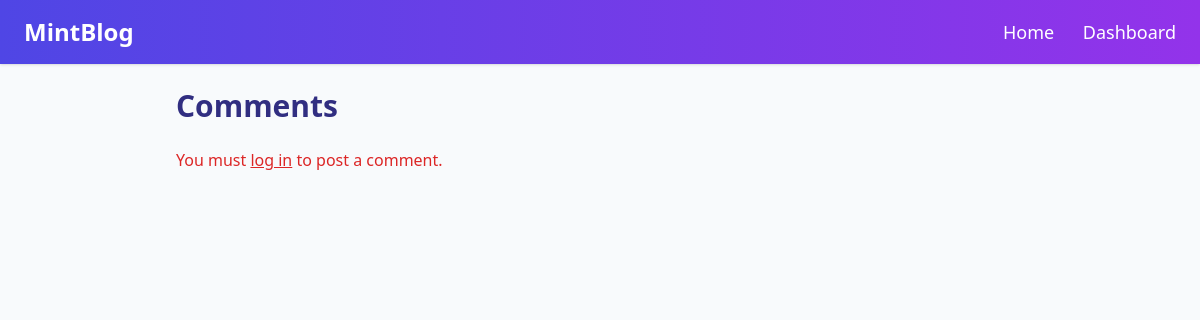
/comments/?blog_id=1, run on an earlier commit of the app's database.
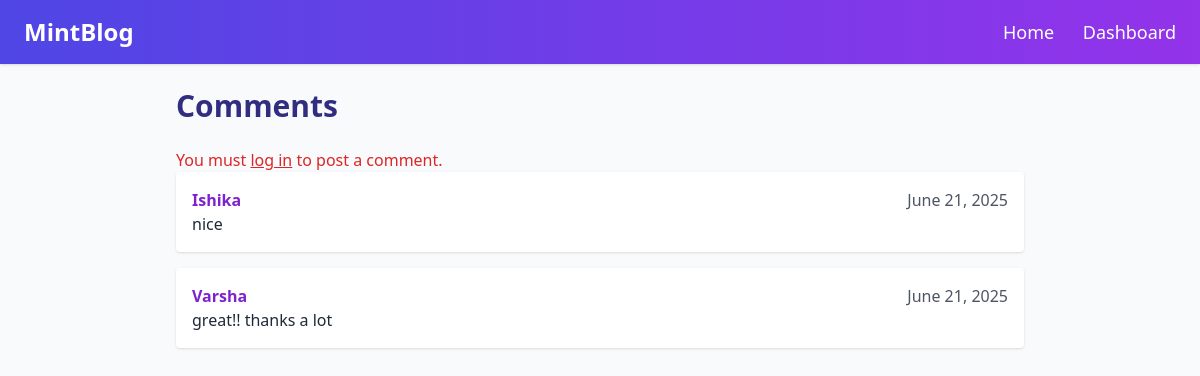
And on a later commit of the database.
### blog_app/models.py (models this page shows)
class Comment(models.Model):
    blog = models.ForeignKey(Blog, on_delete=models.CASCADE)
    author = models.ForeignKey(User, on_delete=models.CASCADE)
    content = models.TextField()
    created_on = models.DateField(auto_now=True)

### blog_app/views.py (the view, shortened to what this page needs)
# urls.py: path('comments/', views.comments, name='comments')
def comments(request):
    blog_id = request.GET.get('blog_id')
    blog = get_object_or_404(Blog, id=blog_id)
    commentss = Comment.objects.filter(blog=blog).order_by('created_on')
    form = CommentForm()
    return render(request, 'blogapp/comments.html', {'form':form, 'commentss':commentss})

### blog_app/templates/blogapp/comments.html (shortened to what this page needs)
<!DOCTYPE html>
<html lang="en">
<head>
  <script src="https://cdn.tailwindcss.com"></script>
</head>
<body class=" bg-slate-50 text-gray-800 font-sans">
  <header class="bg-gradient-to-r from-indigo-600 to-purple-600 text-white p-4 shadow">
    <div class="max-w-6xl mx-auto flex justify-between items-center">
      <h1 class="text-2xl font-bold">MintBlog</h1>
      <nav class="space-x-6 text-lg">
        <a href="{% url 'home' %}" class="hover:underline">Home</a>
        <a href="{% url 'dashboard' %}" class="hover:underline">Dashboard</a>
      </nav>
    </div>
  </header>
  <div class=''>
  <section class="max-w-4xl  mx-auto py-6 px-6">
    <h2 class="text-3xl font-bold text-indigo-900 mb-6">Comments</h2>
    {% if user.is_authenticated %}
    <form method='POST' class="my-8">
      {% csrf_token %}
      <label class="block text-md font-medium mb-1">Add a comment</label>
      <textarea class="w-full border border-gray-300 rounded p-3 mb-1" name="content" rows="4" placeholder="Write your comment..."></textarea>
      <button type="submit" class="bg-purple-600 hover:bg-purple-700 text-white px-4 py-1 rounded">Post Comment</button>
    </form>
    {% else %}
    <p class="text-red-600">You must <a href="{% url 'login' %}" class="underline">log in</a> to post a comment.</p>
    {% endif %}
    <div class="space-y-4">
      {% for comment in commentss%}
      <div class="bg-white p-4 rounded shadow">
        <div class='flex justify-between'>
        <p class="font-semibold text-purple-700">{{comment.author.username}}</p>
        <p class='text-gray-600 font-sm '>{{comment.created_on}}</p>
        </div>
        <p>{{comment.content}}</p>
      </div>
      {% endfor %}
    </div>
  </section>
</div>
</body>
</html>

What changed in the data, as far as the page shows it:
added Comment: author.username "Ishika", created_on "June 21, 2025", content "nice"
added Comment: author.username "Varsha", created_on "June 21, 2025", content "great!! thanks a lot"
